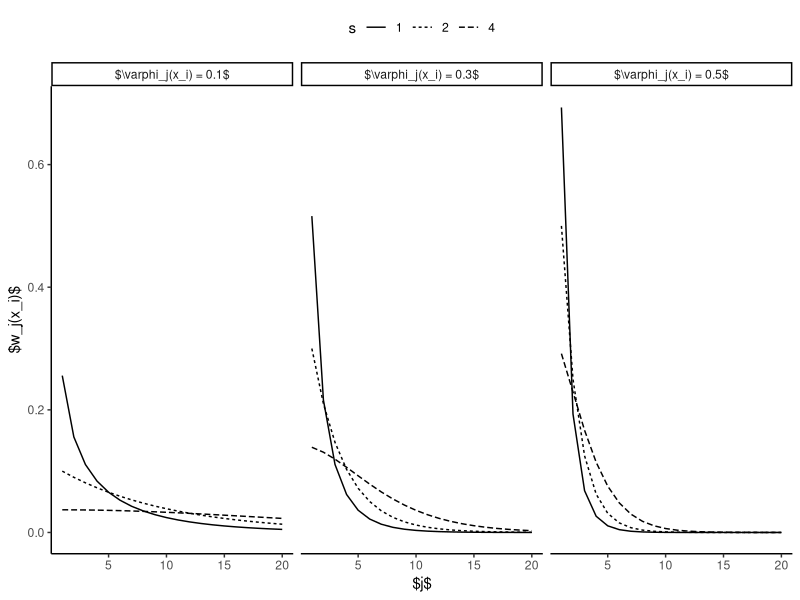
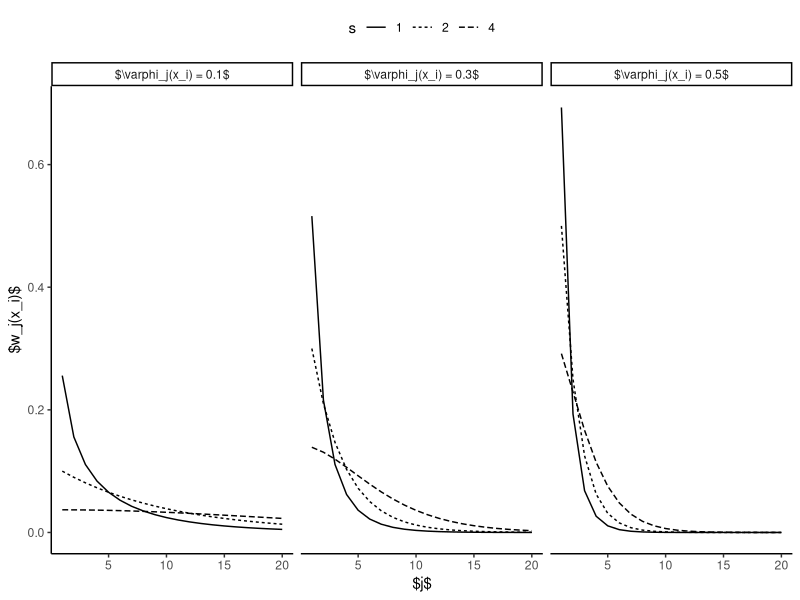

Generate these figures, in order, with R:
library(ggplot2)
library(svglite)
library(hypergeo)

# Replicate the underlying data
df <-
    expand.grid(
        j = 1:20,
        s = c(1, 2, 4),
        p = c(0.1, 0.3, 0.5)
    ) |>
    dplyr::mutate(
        w = 1 / j * choose(j + s - 2, j - 1) * p^s * (1 - p)^(j - 1) * Re(hypergeo(j + s - 1, 1, j + 1, 1 - p)),
        p_str = paste0("$\\varphi_j(x_i) = ", p, "$"),
        s_str = as.character(s)
    )

# Replicate the plot
p <- 
    df |>
    ggplot(aes(x = j, y = w, group = s_str, linetype = s_str)) + 
    facet_grid(cols = vars(p_str)) +
    geom_line() +
    labs(x = "$j$", y = "$w_j(x_i)$", linetype = "s") +
    theme_classic() +
    theme(legend.position = "top")
p

# Save the plot in svg format
ggsave("dgpm-weights.svg", plot = p, width = 6 * 4 / 5, height = 3 * 4 / 5)
